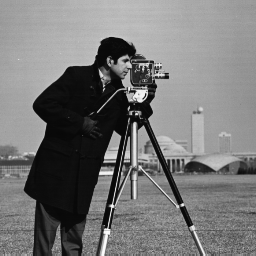
#> input picture sift/hw3_sift_cameraman.bmp, 256 x 256 px
$ python hw3_sift.py hw3_sift_cameraman.bmp
#> lines starting #> are read from the running program, lines starting #| are printed output that depends on the picture
import sys
import cv2 as cv
import numpy as np
import scipy as sp


def concat_images(img1, img2):
    h1, w1 = img1.shape[:2]
    h2, w2 = img2.shape[:2]
    comb = np.zeros((max(h1, h2), w1 + w2, 3), np.uint8)
    comb[:h1, :w1, :] = img1
    comb[:h2, w1:, :] = img2
    return comb


def filter_matches_by_min_dist(matches, k=3):
    dists = [m.distance for m in matches]
    return [m for m in matches if m.distance < k * min(dists)]


def filter_matches_by_avg_dist(matches, k=0.15):
    dists = [m.distance for m in matches]
    threshold = (sum(dists) / len(dists)) * k
    return [m for m in matches if m.distance < threshold]


def main(args):
    img1 = cv.imread(args[0] if args else 'hw3_sift_cameraman.bmp')
#> img1 is the input picture: shape (256, 256, 3); min 7, max 253, mean 118.7
    h, w = img1.shape[:2]
#> h = 256; w = 256

    # ROTATE
    rot_m = cv.getRotationMatrix2D((h / 2, w / 2), 30, 1.0)
    img2 = cv.warpAffine(img1, rot_m, (h, w))
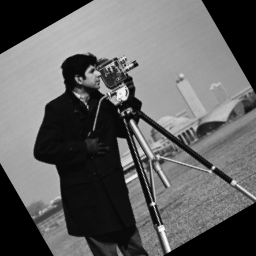
#> img2: shape (256, 256, 3); min 0, max 251, mean 98

    # FIND KEYPOINTS
    sift = cv.SIFT()
    kps1, des1 = sift.detectAndCompute(img1, None)
#> kps1 = 337 keypoints; strongest (x, y, size): (182, 205, 2.1), (112, 206, 2.6), (140, 95, 8.5), (135, 124, 3.1)
    kps2, des2 = sift.detectAndCompute(img2, None)
#> kps2 = 337 keypoints; strongest (x, y, size): (122, 94, 8.5), (153, 204, 2.6), (169, 250, 3.4), (213, 167, 2.1)

    # MATCH
    index_params = dict(algorithm=0, trees=5)
    search_params = dict(checks=50)
    matcher = cv.FlannBasedMatcher(index_params, search_params)
    matches = filter_matches_by_avg_dist(matcher.match(des1, des2))
#> in filter_matches_by_avg_dist, `dists = [m.distance for m in matches]`: dists = 337 values, max 458 at index 44, min 14.35 at index 291, mean 181.1
#> in filter_matches_by_avg_dist, `threshold = (sum(dists) / len(dists)) * k`: threshold = 27.17
#> matches = 15 matches

    # DRAW MATCHES
    comb_img = concat_images(img1, img2)
#> in concat_images, `comb[:h1, :w1, :] = img1`:
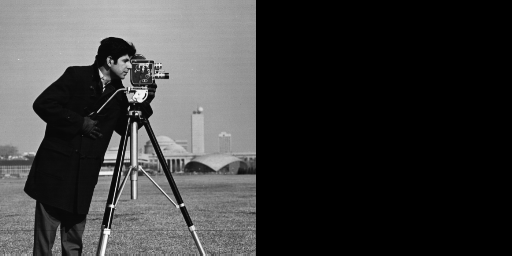
#> comb: shape (256, 512, 3); min 0, max 253, mean 59.4
#> in concat_images, `comb[:h2, w1:, :] = img2`:
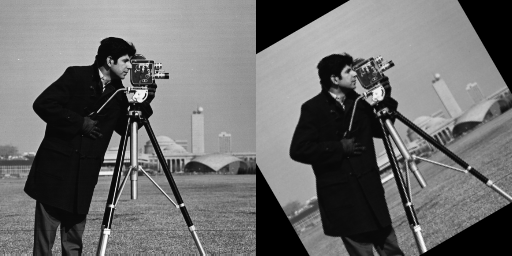
#> comb: shape (256, 512, 3); min 0, max 253, mean 108.4

    for m in matches:
        color = tuple([sp.random.randint(0, 255) for _ in xrange(3)])
        kp1 = kps1[int(m.queryIdx)]
        kp2 = kps2[int(m.trainIdx)]
        pt1 = tuple(map(int, kp1.pt))
        pt2 = int(kp2.pt[0] + w), int(kp2.pt[1])
        cv.line(comb_img, pt1, pt2, color)
        cv.circle(comb_img, pt1, 2, color)
        cv.circle(comb_img, pt2, 2, color)
#> this loop made 1 pass

    cv.imshow('matches', comb_img)
    cv.imwrite('hw3_sift_matches.jpg', comb_img)
    cv.waitKey()


if __name__ == '__main__':
#> (the run stopped early here; a loop or call above may not have finished)
